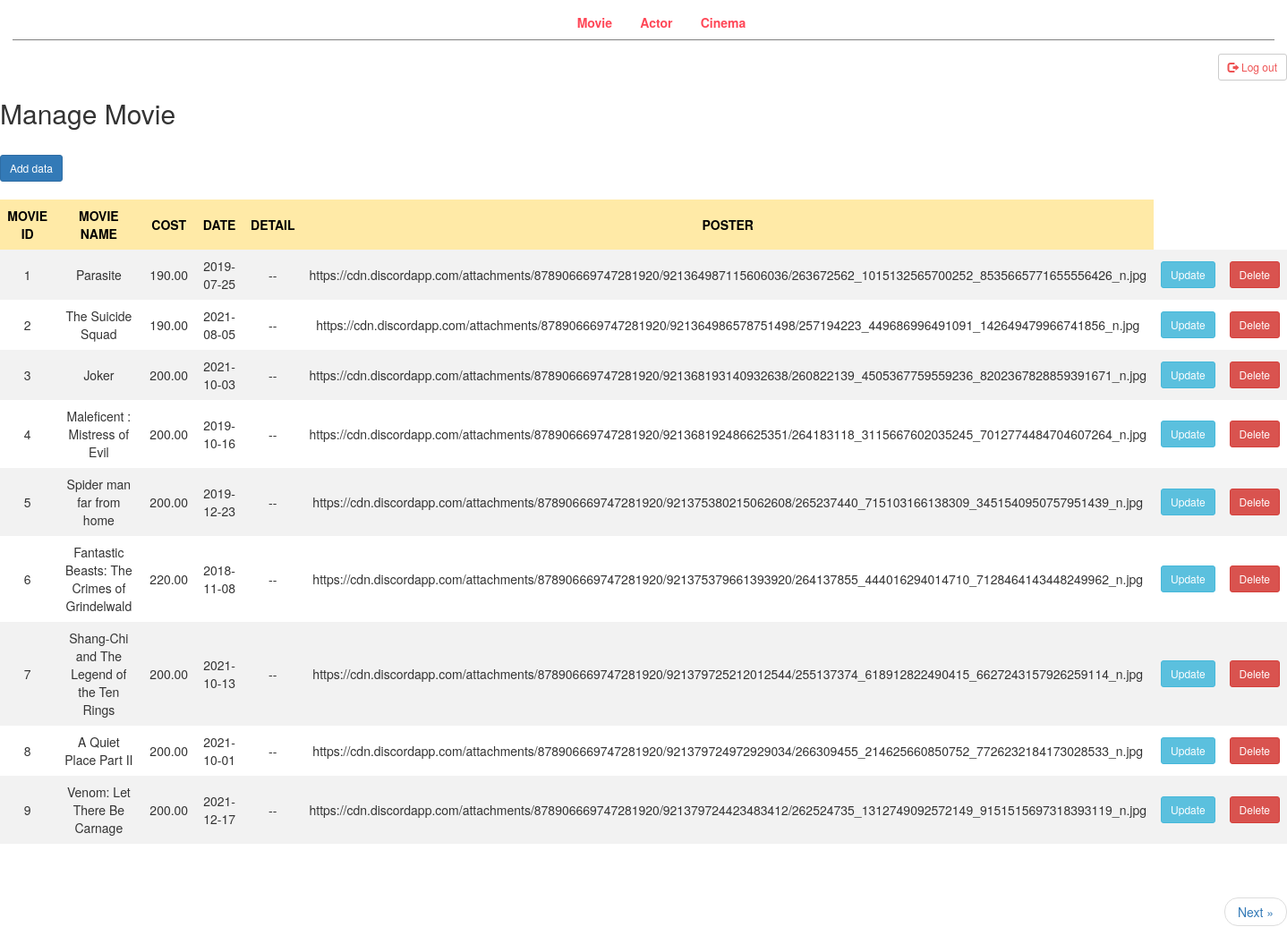
Screenshot of /indexAd.php with the database file from the repository.
### tables this page shows
create table Movies(
    Mov_id int not null auto_increment primary key,
    Mov_name varchar(50) not null,
    Mov_poster varchar(300) not null,
    Mov_cost numeric(10,2) not null,
    Mov_date date not null,
    Mov_detail varchar(1000) not null
    );

### public/indexAd.php (the view, shortened to what this page needs)
<!DOCTYPE html>
<html>
<head>
	<link rel="stylesheet" type="text/css">
    <link rel="stylesheet" href="https://maxcdn.bootstrapcdn.com/bootstrap/3.3.7/css/bootstrap.min.css">
</head>
<body>
	<div class = "wrapper">
		<div class = "menu">
			<ul>
				<li><a href = "indexAd.php">Movie</a></li>
				<li><a href = "indexAd2.php">Actor</a></li>
				<li><a href = "indexAd3.php">Cinema</a></li>
			</ul>
		</div>
	</div>
	<p>
		<a href="login.php">
			<button type="button" class="btn btn-default btn-sm">
			<div style="color: #ee5253"><span class="glyphicon glyphicon-log-out"></span> Log out </div>
        	</button>
		</a>
    </p></br>
	<div>
		<h2>Manage Movie</h2>
		<a href="addmovie.php" class="btn btn-primary btn-sm" role="button" aria-pressed="true">Add data</a>
		<table>
			<tr>
				<th>MOVIE ID</th>
				<th>MOVIE NAME</th>
				<th>COST</th>
				<th>DATE</th>
				<th>DETAIL</th>
				<th>POSTER</th>
			</tr>
			<?php
			require_once "config.php";
        	$sql = "SELECT * FROM movies";
        	if($result = mysqli_query($link, $sql)){
          		if(mysqli_num_rows($result) > 0){
            		while($row = mysqli_fetch_array($result)){
              			echo "<tr>";
              			echo "<td>" . $row['Mov_id'] . "</td>";
              			echo "<td>" . $row['Mov_name'] . "</td>";
			  			echo "<td>" . $row['Mov_cost'] . "</td>";
						echo "<td>" . $row['Mov_date'] . "</td>";
						echo "<td>" . $row['Mov_detail'] . "</td>";
						echo "<td>" . $row['Mov_poster'] . "</td>";
						echo '<td><a href="update.php?id='. $row['Mov_id'] .'"class="btn btn-info btn-sm" <span>Update</span></a></td>';
						echo '<td><a href="delete.php?id='. $row['Mov_id'] .'"class="btn btn-danger btn-sm" <span>Delete</span></a></td>';
						echo "</tr>";
            		}
          		}
        	}
        	else{
          		echo "Something went wrong. Please try again.";
        	}
    		?>
		</table>
    </div>
	<ul class="pager">
  		<li class="next"><a href="indexAd2.php">Next &raquo;</a></li>
	</ul>
</body>
</html>

### public/indexAd.php (style rules this page uses)
.wrapper { padding: 1%; margin: 0 auto; }
.menu { text-align: center; border-bottom: 1px solid grey; }
.menu ul { list-style-type: none; }
.menu ul li { display: inline; padding: 1%; }
.menu ul li a { text-decoration: none; font-weight: bold; color: #ff4757; }
button { float: right; }
table { border-collapse: collapse; width: 100%; }
th, td { text-align: center; padding: 8px; }
tr:nth-child(even) { background-color: #f2f2f2 }
th { background-color: #ffeaa7; color: black; }

### rows the page displays
movies: Mov_id "1", Mov_name "Parasite", Mov_cost "190.00", Mov_date "2019-07-25", Mov_detail "--", Mov_poster "https://cdn.discordapp.com/attachments/878906669747281920/921364987115606036/263672562_1015132565700252_8535665771655556426_n.jpg"
movies: Mov_id "2", Mov_name "The Suicide Squad", Mov_cost "190.00", Mov_date "2021-08-05", Mov_detail "--", Mov_poster "https://cdn.discordapp.com/attachments/878906669747281920/921364986578751498/257194223_449686996491091_142649479966741856_n.jpg"
movies: Mov_id "3", Mov_name "Joker", Mov_cost "200.00", Mov_date "2021-10-03", Mov_detail "--", Mov_poster "https://cdn.discordapp.com/attachments/878906669747281920/921368193140932638/260822139_4505367759559236_8202367828859391671_n.jpg"
movies: Mov_id "4", Mov_name "Maleficent : Mistress of Evil", Mov_cost "200.00", Mov_date "2019-10-16", Mov_detail "--", Mov_poster "https://cdn.discordapp.com/attachments/878906669747281920/921368192486625351/264183118_3115667602035245_7012774484704607264_n.jpg"
movies: Mov_id "5", Mov_name "Spider man far from home", Mov_cost "200.00", Mov_date "2019-12-23", Mov_detail "--", Mov_poster "https://cdn.discordapp.com/attachments/878906669747281920/921375380215062608/265237440_715103166138309_3451540950757951439_n.jpg"
movies: Mov_id "6", Mov_name "Fantastic Beasts: The Crimes of Grindelwald", Mov_cost "220.00", Mov_date "2018-11-08", Mov_detail "--", Mov_poster "https://cdn.discordapp.com/attachments/878906669747281920/921375379661393920/264137855_444016294014710_7128464143448249962_n.jpg"
movies: Mov_id "7", Mov_name "Shang-Chi and The Legend of the Ten Rings", Mov_cost "200.00", Mov_date "2021-10-13", Mov_detail "--", Mov_poster "https://cdn.discordapp.com/attachments/878906669747281920/921379725212012544/255137374_618912822490415_6627243157926259114_n.jpg"
movies: Mov_id "8", Mov_name "A Quiet Place Part II", Mov_cost "200.00", Mov_date "2021-10-01", Mov_detail "--", Mov_poster "https://cdn.discordapp.com/attachments/878906669747281920/921379724972929034/266309455_214625660850752_7726232184173028533_n.jpg"
movies: Mov_id "9", Mov_name "Venom: Let There Be Carnage", Mov_cost "200.00", Mov_date "2021-12-17", Mov_detail "--", Mov_poster "https://cdn.discordapp.com/attachments/878906669747281920/921379724423483412/262524735_1312749092572149_9151515697318393119_n.jpg"
